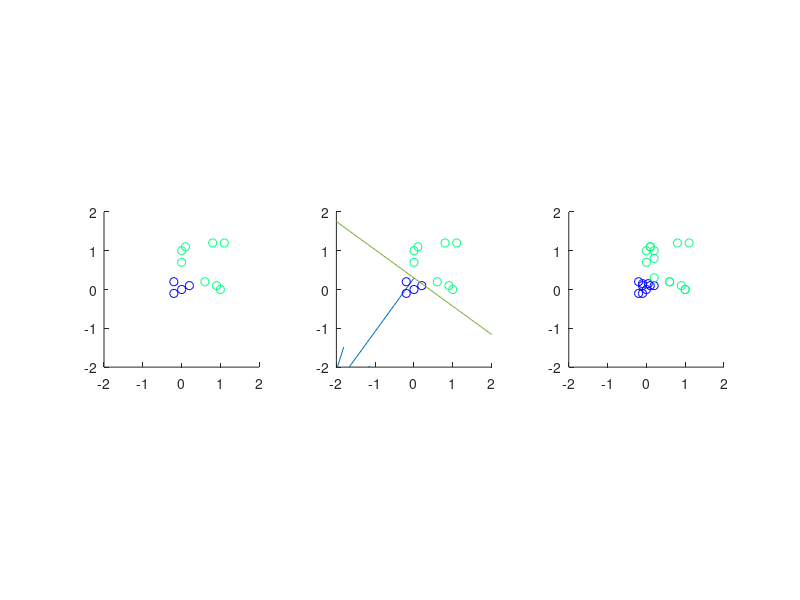

MATLAB code for this plot:
%% load data

close all;
clear all;
load('train_or.mat');
n = length(t);
x = [ones(n,1) , x]; % represent bias as w_0 -> need 1st column = 1
%% plot data with color
figure()
subplot(1,3,1)
axis equal
hold on;
colormap(winter)
scatter(x(:,2),x(:,3),[],t)
%% plot seperating line as well
% a + bx + cy = 0
% cy = -bx - a
% y = (-bx - a)/c
w = random('unif',-1,1,3,1);
quiver(0,-w(1)/w(3),-1./w(3),-1./w(2))
dx = linspace(-2,2,100);
fx = (-w(2)*dx - w(1))/(w(3));
plot(dx,fx)
xlim([-2,2])
ylim([-2,2])
%% incremental learning algorithm
% converges often, but not always perfectly
stop = false;
threshold = 0.01;
eps = 0.05;
iter = 1;
while stop == false
    for i = 1:n % for all the data - update weights
        y_in = x(i,:) * w;  % performance might improve if we changed the
        y = (y_in > threshold) + -(y_in <= threshold); % order of the data 
        w = w + eps*(t(i) - y)*x(i,:).'; % in each iteration
    end
    
    correct = sum((x * w >= 0) + -(x*w < 0) == t); % calculate correct classifications
    if correct == n || iter == 10000 % cutoff necessary
         stop = true;
    end
    iter = iter + 1;
end
%% plot final seperating line
    
subplot(1,3,2)
axis equal
hold on;
quiver(0,-w(1)/w(3),-1./w(3),-1./w(2))
scatter(x(:,2),x(:,3),[],t)
fx = (-w(2)*dx - w(1))/(w(3));
plot(dx,fx)
xlim([-2,2])
ylim([-2,2])

%% load testing data an plot with classification
subplot(1,3,3);
colormap(winter);
axis equal;
hold on;
load('test_or.mat')
m = length(x_test);
test = [ones(m,1) , x_test];
pred = (test*w >= 0) - (test*w < 0);
scatter(x(:,2),x(:,3),[],t)
scatter(test(:,2),test(:,3),[],pred)
xlim([-2,2])
ylim([-2,2])

